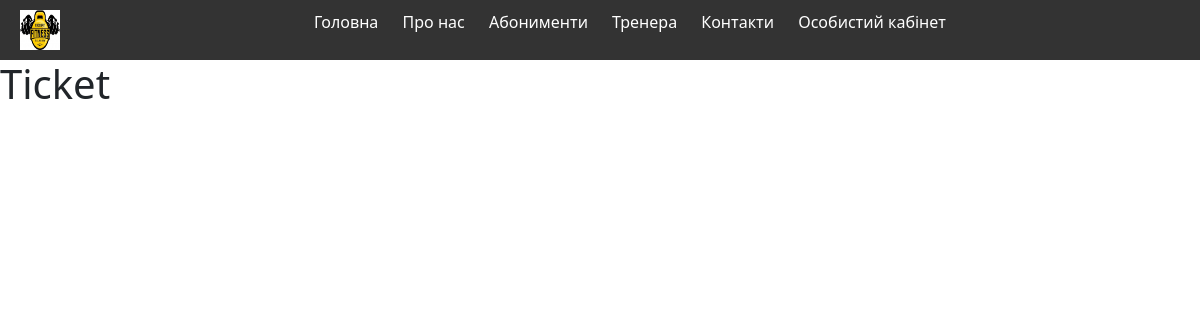
Page /ticket/ on the earlier database version.
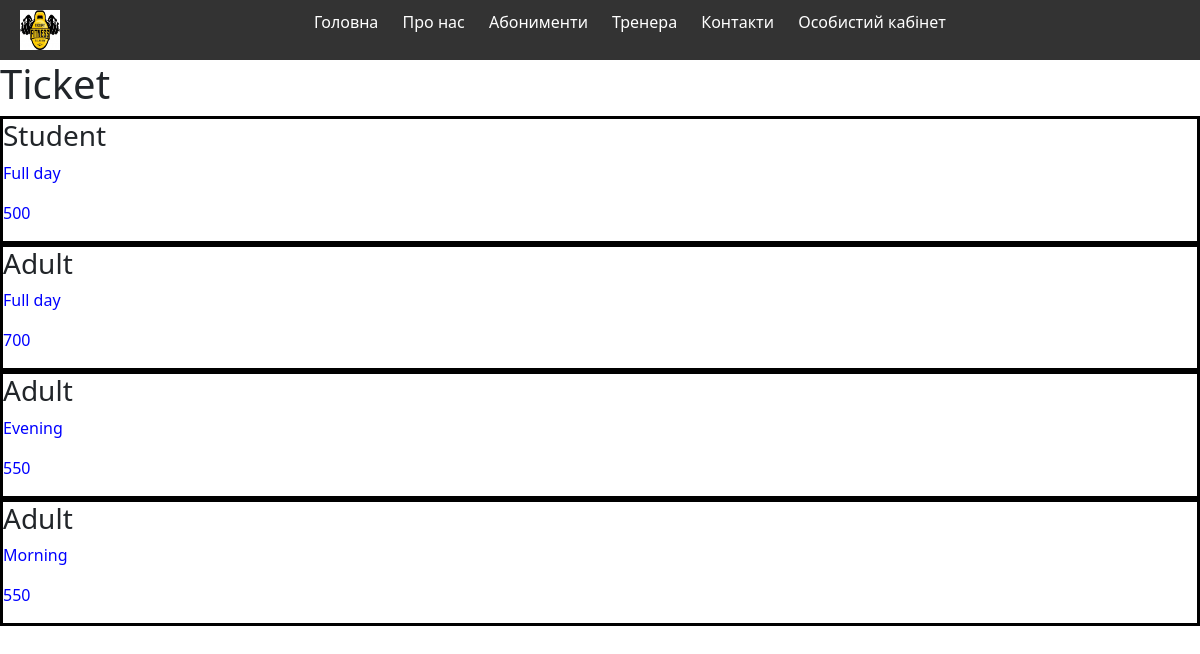
Same page on the later database version.
### store/models.py (models this page shows, shortened)
class Ticket(models.Model):
    type = models.CharField(max_length=35)
    type_day = models.CharField(max_length=35)
    price = models.CharField(max_length=10)
    class Meta:
        verbose_name = 'Абонемент'
        verbose_name_plural = 'Абонементи'

### store/views.py (the view)
# urls.py: path('ticket/', TicketView.as_view(), name='ticket'),
class TicketView(ListView):
    model = Ticket
    template_name = 'ticket/ticket.html'
    def get_context_data(self, *, object_list=None, **kwargs):
        context = super(TicketView, self).get_context_data(**kwargs)
        context['title'] = "Ticket"
        return context

### templates/ticket/ticket.html
{% extends 'base.html' %}
{% block content %}
    <h1 class="title-ticket">Ticket</h1>
    {% for ticket in object_list %}
        <div class="ticket-container">
            <h3>{{ ticket.type }}</h3>
            <p style="color: blue">{{ ticket.type_day }}</p>
            <p style="color: blue">{{ ticket.price }}</p>
        </div>
    {% endfor %}
{% endblock %}

Differences in the rows shown:
added Ticket: type "Student", type_day "Full day", price "500"
added Ticket: type "Adult", type_day "Full day", price "700"
added Ticket: type "Adult", type_day "Evening", price "550"
added Ticket: type "Adult", type_day "Morning", price "550"
